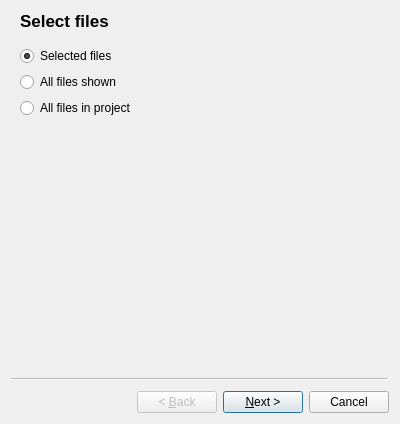
<?xml version="1.0" encoding="UTF-8"?>
<ui version="4.0">
 <class>CopyMoveWizard</class>
 <widget class="QWizard" name="CopyMoveWizard">
  <property name="geometry">
   <rect>
    <x>0</x>
    <y>0</y>
    <width>400</width>
    <height>424</height>
   </rect>
  </property>
  <property name="windowTitle">
   <string>Move files</string>
  </property>
  <widget class="QWizardPage" name="wizardPage1">
   <property name="title">
    <string>Select files</string>
   </property>
   <property name="subTitle">
    <string/>
   </property>
   <attribute name="pageId">
    <string notr="true">1</string>
   </attribute>
   <layout class="QVBoxLayout" name="verticalLayout_6">
    <item>
     <widget class="QRadioButton" name="selectedFilesRadio">
      <property name="text">
       <string>Selected files</string>
      </property>
      <property name="checked">
       <bool>true</bool>
      </property>
     </widget>
    </item>
    <item>
     <widget class="QRadioButton" name="shownFilesRadio">
      <property name="text">
       <string>All files shown</string>
      </property>
     </widget>
    </item>
    <item>
     <widget class="QRadioButton" name="projectFilesRadio">
      <property name="text">
       <string>All files in project</string>
      </property>
     </widget>
    </item>
   </layout>
  </widget>
  <widget class="QWizardPage" name="wizardPage2">
   <property name="title">
    <string>Choose destination</string>
   </property>
   <property name="subTitle">
    <string/>
   </property>
   <attribute name="pageId">
    <string notr="true">2</string>
   </attribute>
   <layout class="QVBoxLayout" name="verticalLayout_3">
    <item>
     <layout class="QHBoxLayout" name="horizontalLayout">
      <item>
       <widget class="QLineEdit" name="destFolderLineEdit"/>
      </item>
      <item>
       <widget class="QToolButton" name="toolButton">
        <property name="text">
         <string>...</string>
        </property>
       </widget>
      </item>
     </layout>
    </item>
    <item>
     <widget class="QLabel" name="moveDestWarningLabel">
      <property name="text">
       <string/>
      </property>
     </widget>
    </item>
   </layout>
  </widget>
  <widget class="QWizardPage" name="wizardPage4">
   <property name="title">
    <string>Chose destination tree structure</string>
   </property>
   <property name="subTitle">
    <string/>
   </property>
   <attribute name="pageId">
    <string notr="true">4</string>
   </attribute>
   <layout class="QVBoxLayout" name="verticalLayout_4">
    <item>
     <layout class="QVBoxLayout" name="verticalLayout_5">
      <item>
       <widget class="QRadioButton" name="treeNoneRadio">
        <property name="text">
         <string>None (flat)</string>
        </property>
        <property name="checked">
         <bool>true</bool>
        </property>
       </widget>
      </item>
      <item>
       <widget class="QRadioButton" name="treePreserveRadio">
        <property name="text">
         <string>Preserve</string>
        </property>
        <property name="checked">
         <bool>false</bool>
        </property>
       </widget>
      </item>
      <item>
       <layout class="QHBoxLayout" name="horizontalLayout_2">
        <item>
         <widget class="QRadioButton" name="treeTagRadio">
          <property name="text">
           <string>Tags tree:</string>
          </property>
         </widget>
        </item>
        <item>
         <widget class="QLineEdit" name="treeTagEdit">
          <property name="enabled">
           <bool>false</bool>
          </property>
          <property name="placeholderText">
           <string>Tag</string>
          </property>
         </widget>
        </item>
        <item>
         <widget class="QPushButton" name="previewButton">
          <property name="enabled">
           <bool>false</bool>
          </property>
          <property name="sizePolicy">
           <sizepolicy hsizetype="Maximum" vsizetype="Fixed">
            <horstretch>0</horstretch>
            <verstretch>0</verstretch>
           </sizepolicy>
          </property>
          <property name="text">
           <string>Preview</string>
          </property>
         </widget>
        </item>
       </layout>
      </item>
     </layout>
    </item>
    <item>
     <widget class="QTextBrowser" name="previewBrowser">
      <property name="font">
       <font>
        <family>Courier New</family>
        <pointsize>8</pointsize>
       </font>
      </property>
      <property name="lineWrapMode">
       <enum>QTextEdit::NoWrap</enum>
      </property>
      <property name="html">
       <string>&lt;!DOCTYPE HTML PUBLIC &quot;-//W3C//DTD HTML 4.0//EN&quot; &quot;http://www.w3.org/TR/REC-html40/strict.dtd&quot;&gt;
&lt;html&gt;&lt;head&gt;&lt;meta name=&quot;qrichtext&quot; content=&quot;1&quot; /&gt;&lt;style type=&quot;text/css&quot;&gt;
p, li { white-space: pre-wrap; }
&lt;/style&gt;&lt;/head&gt;&lt;body style=&quot; font-family:'Courier New'; font-size:8pt; font-weight:400; font-style:normal;&quot;&gt;
&lt;p style=&quot;-qt-paragraph-type:empty; margin-top:0px; margin-bottom:0px; margin-left:0px; margin-right:0px; -qt-block-indent:0; text-indent:0px; font-family:'Noto Sans'; font-size:9pt;&quot;&gt;&lt;br /&gt;&lt;/p&gt;&lt;/body&gt;&lt;/html&gt;</string>
      </property>
     </widget>
    </item>
   </layout>
  </widget>
  <widget class="QWizardPage" name="wizardPage3">
   <property name="title">
    <string>Files with same name</string>
   </property>
   <attribute name="pageId">
    <string notr="true">3</string>
   </attribute>
   <layout class="QVBoxLayout" name="verticalLayout_2">
    <item>
     <widget class="QRadioButton" name="renameRadio">
      <property name="text">
       <string>Rename by adding &quot; (2)&quot;</string>
      </property>
      <property name="checked">
       <bool>true</bool>
      </property>
     </widget>
    </item>
    <item>
     <widget class="QRadioButton" name="overwriteRadio">
      <property name="text">
       <string>Overwrite</string>
      </property>
     </widget>
    </item>
   </layout>
  </widget>
  <widget class="QWizardPage" name="wizardPage5">
   <property name="title">
    <string>Confirm</string>
   </property>
   <property name="subTitle">
    <string/>
   </property>
   <attribute name="pageId">
    <string notr="true">5</string>
   </attribute>
   <layout class="QVBoxLayout" name="verticalLayout">
    <item>
     <layout class="QFormLayout" name="formLayout">
      <item row="0" column="0">
       <widget class="QLabel" name="label_5">
        <property name="text">
         <string>Action:</string>
        </property>
       </widget>
      </item>
      <item row="0" column="1">
       <widget class="QLabel" name="actionLabel">
        <property name="text">
         <string/>
        </property>
       </widget>
      </item>
      <item row="1" column="0">
       <widget class="QLabel" name="label">
        <property name="text">
         <string>What files:</string>
        </property>
       </widget>
      </item>
      <item row="1" column="1">
       <widget class="QLabel" name="whatFilesLabel">
        <property name="text">
         <string/>
        </property>
       </widget>
      </item>
      <item row="2" column="0">
       <widget class="QLabel" name="label_2">
        <property name="text">
         <string>Where to:</string>
        </property>
       </widget>
      </item>
      <item row="2" column="1">
       <widget class="QLabel" name="whereToLabel">
        <property name="text">
         <string/>
        </property>
       </widget>
      </item>
      <item row="3" column="0">
       <widget class="QLabel" name="label_4">
        <property name="text">
         <string>Tree structure:</string>
        </property>
       </widget>
      </item>
      <item row="3" column="1">
       <widget class="QLabel" name="treeStructureLabel">
        <property name="text">
         <string/>
        </property>
       </widget>
      </item>
      <item row="4" column="0">
       <widget class="QLabel" name="label_">
        <property name="text">
         <string>Duplicate names:</string>
        </property>
       </widget>
      </item>
      <item row="4" column="1">
       <widget class="QLabel" name="dupnamesLabel">
        <property name="text">
         <string/>
        </property>
       </widget>
      </item>
     </layout>
    </item>
    <item>
     <widget class="QProgressBar" name="progressBar">
      <property name="value">
       <number>0</number>
      </property>
     </widget>
    </item>
   </layout>
  </widget>
 </widget>
 <resources/>
 <connections/>
</ui>
